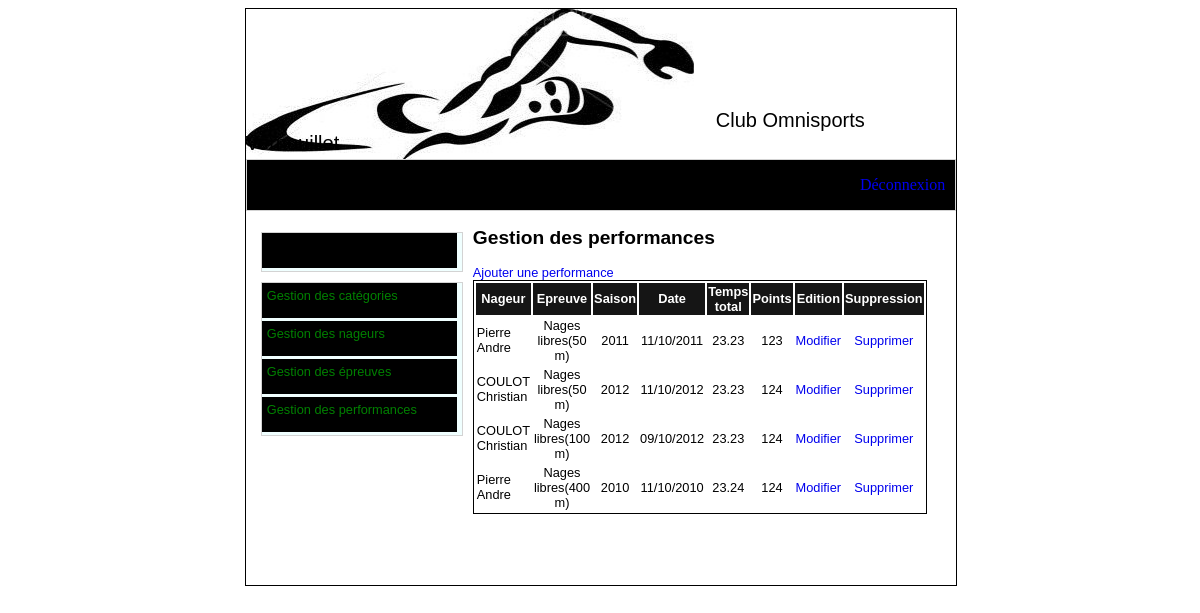
The app's page /ges_performances.php (signed in) with its own data.
### tables this page shows
CREATE TABLE IF NOT EXISTS `nageur` (
  `id_nageur` int(11) NOT NULL AUTO_INCREMENT,
  `nom_nageur` varchar(50) NOT NULL,
  `prenom_nageur` varchar(50) NOT NULL,
  `sexe` varchar(50) NOT NULL,
  `annee_naissance` date NOT NULL,
  `id_categorie` int(11) NOT NULL,
  `club` varchar(50) NOT NULL,
  PRIMARY KEY (`id_nageur`),
  KEY `id_categorie` (`id_categorie`)
);

CREATE TABLE IF NOT EXISTS `epreuve` (
  `id_epreuve` int(11) NOT NULL AUTO_INCREMENT,
  `type_epreuve` varchar(50) NOT NULL,
  `distance_epreuve` int(11) NOT NULL,
  PRIMARY KEY (`id_epreuve`)
);

### ges_performances.php (the view, shortened to what this page needs)
<?php
include 'header.php';
?>
<div id="contenu">
    <h2>Gestion des performances</h2>
    <a href="formulaire_ajout_nouvelle_performance.php">Ajouter une performance</a><br>
    <table>
        <tr>
            <th>Nageur</th>
            <th>Epreuve</th>
            <th>Saison</th>
            <th>Date</th>
            <th>Temps total</th>
            <th>Points</th>
            <th>Edition</th>
            <th>Suppression</th>
        </tr>
        <?php
        $res = mysql_query("SELECT * FROM `performance`") or die(mysql_error());
        if (mysql_numrows($res) == 0) {
            echo '<tr><td colspan="8" align="center">Contenu vide</td></tr>';
        } else {
            while ($line = mysql_fetch_array($res)) {
                $res_nag = mysql_query("SELECT * FROM `nageur` WHERE `id_nageur` = " . $line['id_nageur']);
                $nageur = mysql_fetch_array($res_nag);
                $res_epr = mysql_query("SELECT * FROM `epreuve` WHERE `id_epreuve` = " . $line['id_epreuve']);
                $epreuve = mysql_fetch_array($res_epr);
                $date = explode("-", $line["date_perf"]);
                ?>
                <tr>
                    <td><?= $nageur['nom_nageur'] . ' ' . $nageur['prenom_nageur'] ?></td>
                    <td align="center"><?= $epreuve['type_epreuve']. '('.$epreuve['distance_epreuve'].' m)' ?></td>
                    <td align="center"><?= $line['saison'] ?></td>
                    <td align="center"><?= $date[2].'/'.$date[1].'/'.$date[0] ?></td>
                    <td align="center"><?= $line['temps_total'] ?></td>
                    <td align="center"><?= $line['points'] ?></td>
                    <td align="center"><a href="formulaire_modifier_performance.php?id=<?= $line['id_performance'] ?>">Modifier</a></td>
                    <td align="center"><a href="supprimer_performance.php?id=<?= $line['id_performance'] ?>" onclick="return confirm('Voulez vous supprimer cette performance?')">Supprimer</a></td>
                </tr>
                <?php
            }
        }
        ?>
    </table>
</div>
</div>
<?php include 'footer.php'; ?>

### style.css (style rules this page uses)
body { font-family: arial,helvetica,sans-serif; }
a { text-decoration: none; }
table { border: solid 1px black; width: 60%; margin-bottom: 10%; }
th { background-color: #151515; color: white; }

### records on screen
nageur: nom_nageur "Pierre", prenom_nageur "Andre"
epreuve: type_epreuve "Nages libres", distance_epreuve "50"
nageur: nom_nageur "COULOT", prenom_nageur "Christian"
epreuve: type_epreuve "Nages libres", distance_epreuve "100"
epreuve: type_epreuve "Nages libres", distance_epreuve "400"

### other values on screen
$line['saison'] "2011"
$date[2] "11"
$date[1] "10"
$date[0] "2011"
$line['temps_total'] "23.23"
$line['points'] "123"
$line['saison'] "2012"
$date[0] "2012"
$line['points'] "124"
$date[2] "09"
$line['saison'] "2010"
$date[0] "2010"
$line['temps_total'] "23.24"
